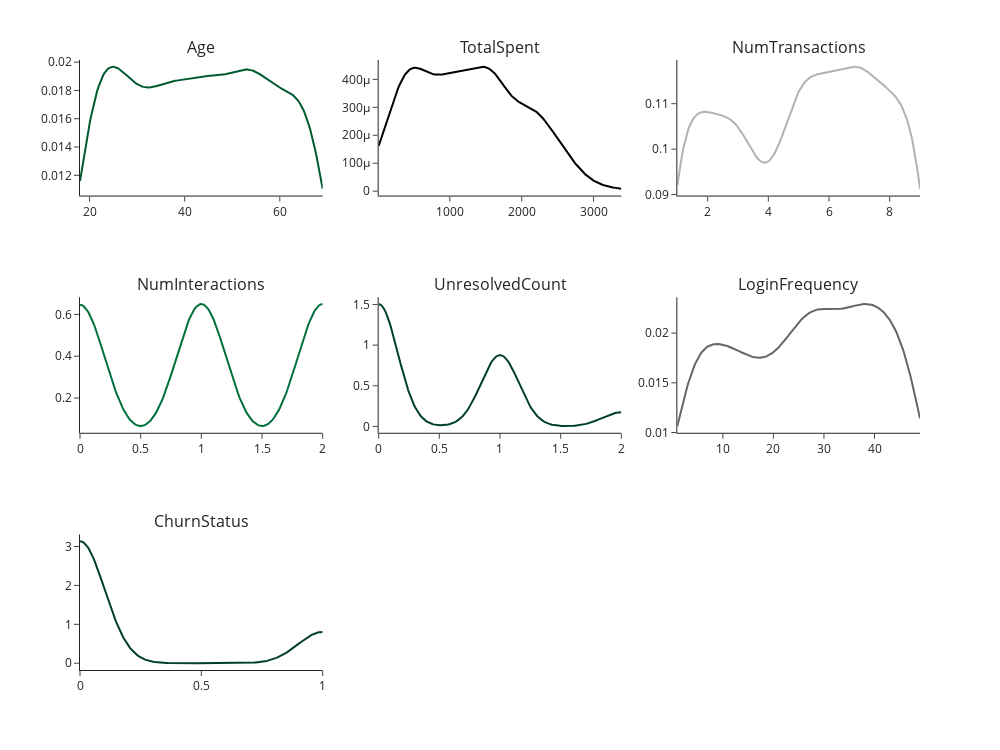

Notebook code cell kept with this figure:
### Markdown cell above
1. Low log-in frequency seem to be correlated to customers churning.
2. Customers with higher transactions seem to have higher number of interactions with the support.

Note: Make remote services more user-friendly?

### Code cell
from scipy.stats import gaussian_kde

# Select numeric columns
numeric_columns = df.select_dtypes(include='number').columns
n = len(numeric_columns)

# Determine subplot grid size
cols = 3
rows = (n + cols - 1) // cols

# Lloyds Bank colours (repeat if needed)
lloyds_palette = ['#005A30', '#000000', '#B1B3B3', '#00703C', '#004225', '#666666', '#003E2F', '#222222']

# Create subplot grid
fig = make_subplots(rows=rows, cols=cols, subplot_titles=numeric_columns)

# Plot each KDE
for i, col in enumerate(numeric_columns):
    data = df[col].dropna()
    kde = gaussian_kde(data)
    x_vals = np.linspace(data.min(), data.max(), 200)
    y_vals = kde(x_vals)

    row = i // cols + 1
    col_pos = i % cols + 1

    fig.add_trace(go.Scatter(
        x=x_vals,
        y=y_vals,
        mode='lines',
        name=col,
        line=dict(color=lloyds_palette[i % len(lloyds_palette)]),
        showlegend=False
    ), row=row, col=col_pos)

# Update layout
fig.update_layout(
    height=250 * rows,
    width=1000,
    title_text="",
    template='simple_white',
    margin=dict(t=60)
)
fig.show()

### Figure 1 — Plotly figure (JSON) as saved in the notebook; plotly's stock layout.template omitted (floating-point values rounded to 4 significant figures; data arrays with more than 128 entries replaced by an {"elided": "..."} marker saying what was removed)
{"data": [{"line": {"color": "#005A30"}, "mode": "lines", "name": "Age", "showlegend": false, "type": "scatter", "x": {"elided": "200 float values"}, "xaxis": "x", "y": {"elided": "200 float values"}, "yaxis": "y"}, {"line": {"color": "#000000"}, "mode": "lines", "name": "TotalSpent", "showlegend": false, "type": "scatter", "x": {"elided": "200 float values"}, "xaxis": "x2", "y": {"elided": "200 float values"}, "yaxis": "y2"}, {"line": {"color": "#B1B3B3"}, "mode": "lines", "name": "NumTransactions", "showlegend": false, "type": "scatter", "x": {"elided": "200 float values"}, "xaxis": "x3", "y": {"elided": "200 float values"}, "yaxis": "y3"}, {"line": {"color": "#00703C"}, "mode": "lines", "name": "NumInteractions", "showlegend": false, "type": "scatter", "x": {"elided": "200 float values"}, "xaxis": "x4", "y": {"elided": "200 float values"}, "yaxis": "y4"}, {"line": {"color": "#004225"}, "mode": "lines", "name": "UnresolvedCount", "showlegend": false, "type": "scatter", "x": {"elided": "200 float values"}, "xaxis": "x5", "y": {"elided": "200 float values"}, "yaxis": "y5"}, {"line": {"color": "#666666"}, "mode": "lines", "name": "LoginFrequency", "showlegend": false, "type": "scatter", "x": {"elided": "200 float values"}, "xaxis": "x6", "y": {"elided": "200 float values"}, "yaxis": "y6"}, {"line": {"color": "#003E2F"}, "mode": "lines", "name": "ChurnStatus", "showlegend": false, "type": "scatter", "x": {"elided": "200 float values"}, "xaxis": "x7", "y": {"elided": "200 float values"}, "yaxis": "y7"}], "layout": {"annotations": [{"font": {"size": 16}, "showarrow": false, "text": "Age", "x": 0.1444, "xanchor": "center", "xref": "paper", "y": 1, "yanchor": "bottom", "yref": "paper"}, {"font": {"size": 16}, "showarrow": false, "text": "TotalSpent", "x": 0.5, "xanchor": "center", "xref": "paper", "y": 1, "yanchor": "bottom", "yref": "paper"}, {"font": {"size": 16}, "showarrow": false, "text": "NumTransactions", "x": 0.8556, "xanchor": "center", "xref": "paper", "y": 1, "yanchor": "bottom", "yref": "paper"}, {"font": {"size": 16}, "showarrow": false, "text": "NumInteractions", "x": 0.1444, "xanchor": "center", "xref": "paper", "y": 0.6111, "yanchor": "bottom", "yref": "paper"}, {"font": {"size": 16}, "showarrow": false, "text": "UnresolvedCount", "x": 0.5, "xanchor": "center", "xref": "paper", "y": 0.6111, "yanchor": "bottom", "yref": "paper"}, {"font": {"size": 16}, "showarrow": false, "text": "LoginFrequency", "x": 0.8556, "xanchor": "center", "xref": "paper", "y": 0.6111, "yanchor": "bottom", "yref": "paper"}, {"font": {"size": 16}, "showarrow": false, "text": "ChurnStatus", "x": 0.1444, "xanchor": "center", "xref": "paper", "y": 0.2222, "yanchor": "bottom", "yref": "paper"}], "height": 750, "margin": {"t": 60}, "title": {"text": ""}, "width": 1000, "xaxis": {"anchor": "y", "domain": [0, 0.2889]}, "xaxis2": {"anchor": "y2", "domain": [0.3556, 0.6444]}, "xaxis3": {"anchor": "y3", "domain": [0.7111, 1]}, "xaxis4": {"anchor": "y4", "domain": [0, 0.2889]}, "xaxis5": {"anchor": "y5", "domain": [0.3556, 0.6444]}, "xaxis6": {"anchor": "y6", "domain": [0.7111, 1]}, "xaxis7": {"anchor": "y7", "domain": [0, 0.2889]}, "xaxis8": {"anchor": "y8", "domain": [0.3556, 0.6444]}, "xaxis9": {"anchor": "y9", "domain": [0.7111, 1]}, "yaxis": {"anchor": "x", "domain": [0.7778, 1]}, "yaxis2": {"anchor": "x2", "domain": [0.7778, 1]}, "yaxis3": {"anchor": "x3", "domain": [0.7778, 1]}, "yaxis4": {"anchor": "x4", "domain": [0.3889, 0.6111]}, "yaxis5": {"anchor": "x5", "domain": [0.3889, 0.6111]}, "yaxis6": {"anchor": "x6", "domain": [0.3889, 0.6111]}, "yaxis7": {"anchor": "x7", "domain": [0, 0.2222]}, "yaxis8": {"anchor": "x8", "domain": [0, 0.2222]}, "yaxis9": {"anchor": "x9", "domain": [0, 0.2222]}}}
